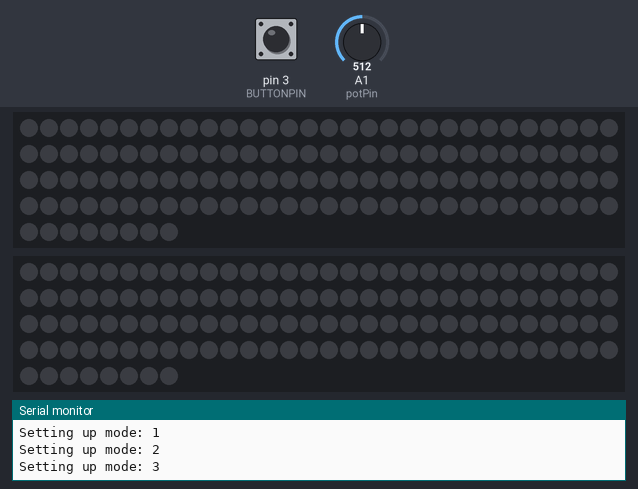
Bench run of a sketch on a simulated Arduino Uno, built with avr-gcc and run on an emulated ATmega328P. Shown: 2 × 128 RGB LEDs in strip order, left to right, continuing on the next row, the last lines printed to the serial monitor. Inputs (shaded band) come from the test bench; at power-on: pin 3 (BUTTONPIN) HIGH, A1 (potPin) = 512. Dim RGB values are drawn brighter than linear; random numbers use the default seed unless the sketch sets one.

Above: at 1.2 s.
1.3 s: pin 3 (BUTTONPIN) pulled LOW for 0.15 s
At 1.49 s:
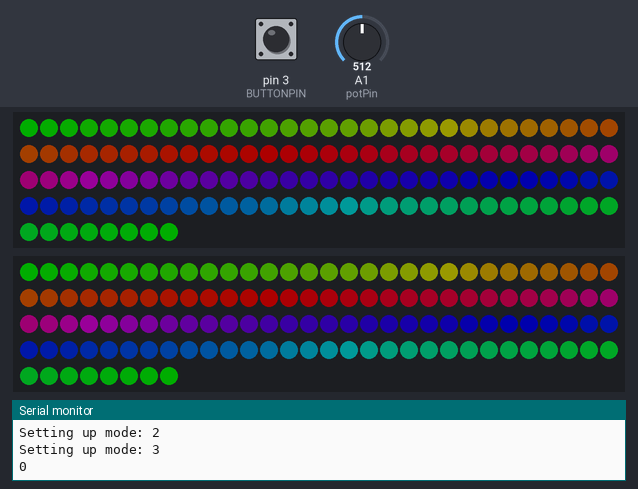
2.0 s: pin 3 (BUTTONPIN) pulled LOW for 1 s
At 3.3 s:
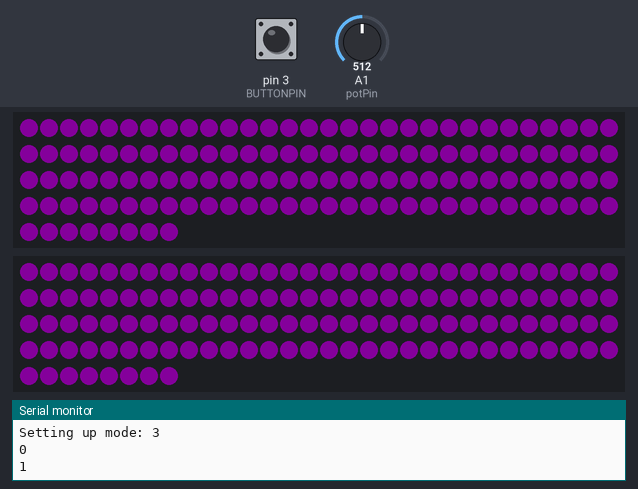
4.5 s: pin 3 (BUTTONPIN) pulled LOW for 0.15 s
At 5.17 s:
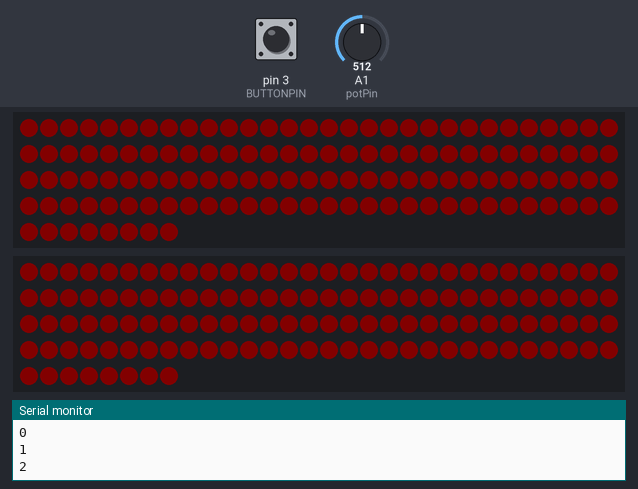
5.2 s: pin 3 (BUTTONPIN) pulled LOW for 3.2 s
At 5.6 s:
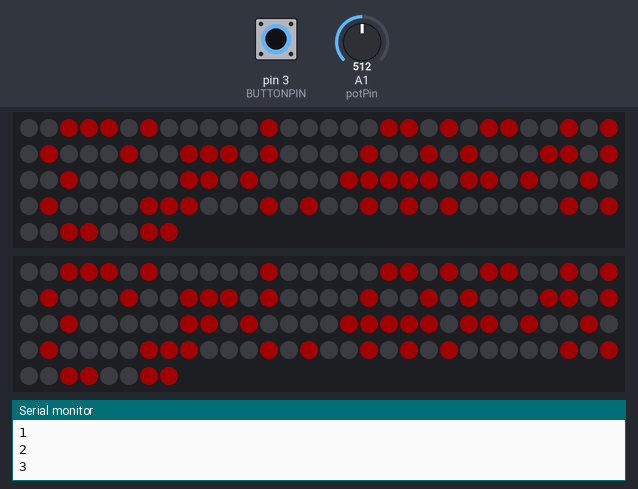
9.9 s: A1 (potPin) set to 246
At 11.73 s:
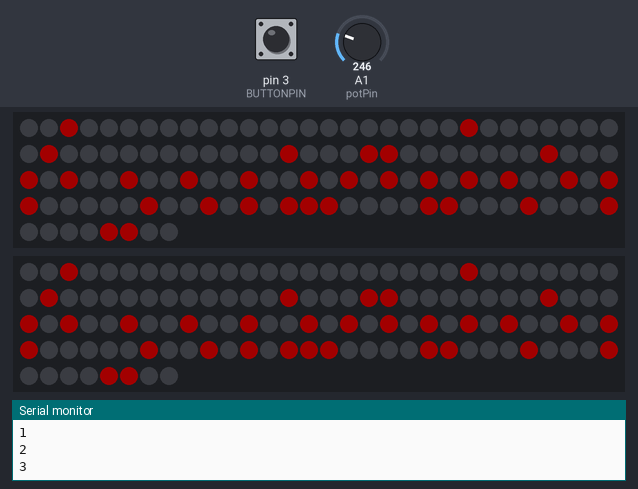
12.9 s: A1 (potPin) set to 122
At 15.11 s:
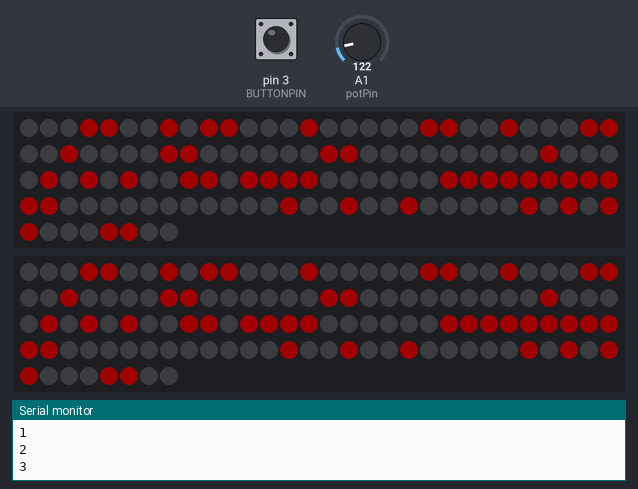
Timing chart, 0 to 16.6 s (numbered marks = the images above; inputs shaded):
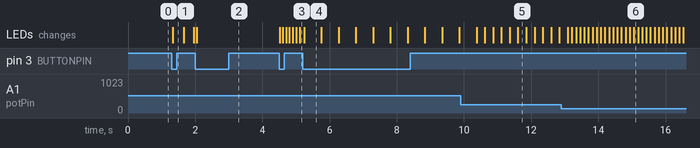

Measured:
- after the input at 1.3 s, the LEDs: change at once (image 1)
- after the input at 4.5 s, the LEDs: first change at once (image 3 shows a later state)
- what the display in image 4 shows lasts 0.6 s, from 5.2 s to 5.8 s

The sketch:

moodlight.ino
```cpp
#include "rainbow.h"
#include "potcolor.h"
#include "breathe.h"
#include "cm1.h"
#include "Adafruit_NeoPixel.h"
// pin defines. Note potcolor.h defines the Potentiometer pin
//left LED strip/matrix
#define LEFT 4
//Right LED strip/matrix
#define RIGHT 11
//Mode Button
#define BUTTONPIN 3
Adafruit_NeoPixel strip = Adafruit_NeoPixel(128, LEFT, NEO_GRB + NEO_KHZ800);
Adafruit_NeoPixel strip1 = Adafruit_NeoPixel(128,RIGHT, NEO_GRB + NEO_KHZ800);

// mode definitions (also include the appropriate header file above.
rainbow myRainbow;
potcolor myPotcolor;
breathe myBreathe;
cm1 myCm1;
displayMode* modesList[] = {&myRainbow,&myPotcolor,&myBreathe,&myCm1};
#define NUMMODES sizeof(modesList)/sizeof(displayMode*)
int mode = NUMMODES; // if mode is one greater than the actual number of modes, turn off display. start off off.


void setup() {
  pinMode(BUTTONPIN,INPUT_PULLUP);
  strip.begin();
  strip1.begin();
  strip.setBrightness(50);
  strip1.setBrightness(50);
  show2();
  Serial.begin(115200);
  for (int i =0; i < NUMMODES; i++)
  {
    Serial.print("Setting up mode: ");Serial.println(i);
    modesList[i]->setup();
    modesList[i]->setDelay(20);
  }
  myBreathe.setDelay(0);
}
void show2(){
  strip.show();
  strip1.show();
}
void setPixelColor2(uint16_t pixel, uint32_t color){
  strip.setPixelColor(pixel,color);
  strip1.setPixelColor(pixel,color);
}
#define BOUNCEDELAY 150
long lastDebounceTime = 0L;
int buttonState = HIGH;
int lastButtonState = HIGH;
boolean checkButton(){
  boolean retval = false;
  if ((millis() -lastDebounceTime) > BOUNCEDELAY){
    int reading = digitalRead(BUTTONPIN);
    if (reading != lastButtonState){
      //reset the debounce timer
      lastDebounceTime = millis();
      if (reading == LOW){
        // advance mode
        mode = mode+1;
        if (mode > NUMMODES)
          mode = 0;
        retval = true;
        Serial.println(mode);
      }
    }
    lastButtonState = reading;
  }
  return retval;
}

void loop() {
  checkButton();
  if (mode < NUMMODES){
    modesList[mode]->draw();
  }
  else
  {
    //blank
    for (int i = 0; i < strip.numPixels(); i++)
      setPixelColor2(i,0);
      show2();
  }

}
```

breathe.h
```cpp
#ifndef ___BREATHH___
#define ___BREATHH___
#include "displayMode.h"

class breathe : public displayMode{
  public:
    breathe(void);
    void setup(void);
    void draw(void);
  private:
    uint16_t cycle=0;
    uint16_t increment =1;
    };
breathe::breathe(){}
void breathe::setup(){}
void breathe::draw(void){
  if (checkTime()){
    cycle += increment;
    if (cycle >= 180)
      increment = -1;
    if (cycle <=0)
      increment =1;
    for(int i=0; i< strip.numPixels(); i++) {
      setPixelColor2(i,strip.Color(cycle,0,0));
      if (checkButton())
        return;
      }
      show2();
  }
}

#endif
```

cm1.h
```cpp
#include "displayMode.h"
#define potPin A1
// "Connection Machine" style display. Random blinky Red lights
// speed is set with Potentiometer
class cm1 : public displayMode{
  public:
    cm1(void);
    void setup(void);
    void draw(void);
  private:
  uint32_t Wheel(byte wheelPos);
};
cm1::cm1(){}
void cm1::setup(){
  pinMode(potPin,INPUT);
  randomSeed(A5); //make sure this is not hooked up
  }
void cm1::draw(void){
  if (checkTime()){
    for(int i=0; i< strip.numPixels(); i++) {
      int reading = analogRead(potPin);
      setDelay(reading);
      if(!random(0,3))
        setPixelColor2(i, strip.Color(180,0,0));
      else
        setPixelColor2(i,0);
      if (checkButton())
        return;
      }
      show2();
  }
}
```

displayMode.h
```cpp
#ifndef __DISPLAYMODEH__
#define __DISPLAYMODEH__
#include <Arduino.h>
#include "Adafruit_NeoPixel.h"
extern Adafruit_NeoPixel strip,strip1;
extern void setPixelColor2(uint16_t pixel, uint32_t color);
extern void show2();
extern boolean checkButton();
class displayMode{
  public:
    displayMode(void){};
    virtual void setup(void);
    virtual void draw(void);
    void setDelay(uint32_t Delay){
      this->wait_time = Delay;
    }
    boolean checkTime(){
       uint32_t currentTime = millis();
       if (currentTime - last_draw > wait_time){
        last_draw = currentTime;
        return true;
       }
       else
        return false;
    }
  private:
    uint32_t wait_time;
    uint32_t last_draw;

};
#endif
```

potcolor.h
```cpp
#include "displayMode.h"
#define potPin A1
class potcolor : public displayMode{
  public:
    potcolor(void);
    void setup(void);
    void draw(void);
  private:
  uint32_t Wheel(byte wheelPos);
};
potcolor::potcolor(){}
void potcolor::setup(){
  pinMode(potPin,INPUT);
  }
void potcolor::draw(void){
  if (checkTime()){
    for(int i=0; i< strip.numPixels(); i++) {
      int reading = analogRead(potPin);
      // change the map below to get your full scale reading.
      // for some reason, I'm not getting a full range (0-1023)
      byte mappedReading = (byte)map(reading,0,990,0,254);
/*
      Serial.print("reading,mappedreading: ");
      Serial.print(reading);Serial.print(",");
      Serial.println(mappedReading);
      */

      uint32_t wheelcolor = Wheel(mappedReading);
      setPixelColor2(i, wheelcolor);
      if (checkButton())
        return;
      }
      show2();
  }
}
// Input a value 0 to 255 to get a color value.
// The colours are a transition r - g - b - back to r.
uint32_t potcolor::Wheel(byte WheelPos) {
    if(WheelPos < 85) {
     return strip.Color(WheelPos * 3, 255 - WheelPos * 3, 0);
    } else if(WheelPos < 170) {
     WheelPos -= 85;
     return strip.Color(255 - WheelPos * 3, 0, WheelPos * 3);
    } else {
     WheelPos -= 170;
     return strip.Color(0, WheelPos * 3, 255 - WheelPos * 3);
    }
}
```

rainbow.h
```cpp
#ifndef ___RAINBOWH___
#define ___RAINBOWH___
#include "displayMode.h"

class rainbow : public displayMode{
  public:
    rainbow(void);
    void setup(void);
    void draw(void);
  private:
    uint16_t cycle=0;
    uint32_t Wheel(byte WheelPos);
    };
rainbow::rainbow(){}
void rainbow::setup(){}
void rainbow::draw(void){
  if (checkTime()){
    if (cycle >= 256*5)
      cycle = 0;
    else
      cycle++;
    for(int i=0; i< strip.numPixels(); i++) {
      setPixelColor2(i, Wheel(((i * 256 / strip.numPixels()) + cycle) & 255));
      if (checkButton())
        return;
      }
      show2();
  }
}
// Input a value 0 to 255 to get a color value.
// The colours are a transition r - g - b - back to r.
uint32_t rainbow::Wheel(byte WheelPos) {
    if(WheelPos < 85) {
     return strip.Color(WheelPos * 3, 255 - WheelPos * 3, 0);
    } else if(WheelPos < 170) {
     WheelPos -= 85;
     return strip.Color(255 - WheelPos * 3, 0, WheelPos * 3);
    } else {
     WheelPos -= 170;
     return strip.Color(0, WheelPos * 3, 255 - WheelPos * 3);
    }
}
#endif
```
